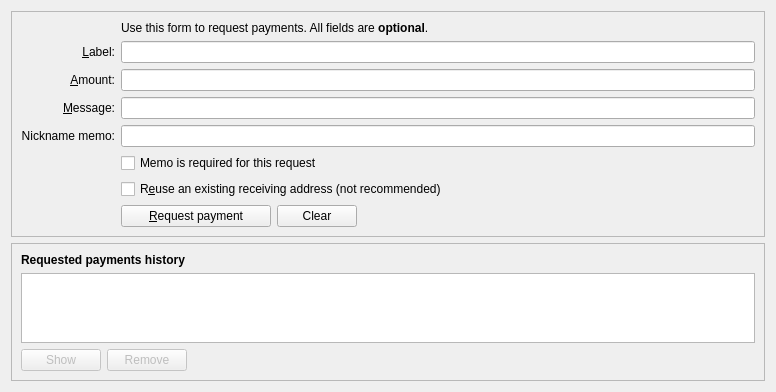
<?xml version="1.0" encoding="UTF-8"?>
<ui version="4.0">
 <class>ReceiveCoinsDialog</class>
 <widget class="QWidget" name="ReceiveCoinsDialog">
  <property name="geometry">
   <rect>
    <x>0</x>
    <y>0</y>
    <width>776</width>
    <height>364</height>
   </rect>
  </property>
  <layout class="QVBoxLayout" name="verticalLayout" stretch="0,0,1">
   <item>
    <widget class="QFrame" name="frame2">
     <property name="sizePolicy">
      <sizepolicy hsizetype="Preferred" vsizetype="Expanding">
       <horstretch>0</horstretch>
       <verstretch>0</verstretch>
      </sizepolicy>
     </property>
     <property name="frameShape">
      <enum>QFrame::StyledPanel</enum>
     </property>
     <property name="frameShadow">
      <enum>QFrame::Sunken</enum>
     </property>
     <layout class="QVBoxLayout" name="verticalLayout_3">
      <item>
       <layout class="QGridLayout" name="gridLayout">
        <item row="9" column="2">
         <widget class="QCheckBox" name="reuseAddress">
          <property name="toolTip">
           <string>Reuse one of the previously used receiving addresses. Reusing addresses has security and privacy issues. Do not use this unless re-generating a payment request made before.</string>
          </property>
          <property name="text">
           <string>R&amp;euse an existing receiving address (not recommended)</string>
          </property>
         </widget>
        </item>
        <item row="9" column="0">
         <widget class="QLabel" name="label_4">
          <property name="text">
           <string/>
          </property>
         </widget>
        </item>
        <item row="6" column="0">
         <widget class="QLabel" name="label_3">
          <property name="toolTip">
           <string>An optional message to attach to the payment request, which will be displayed when the request is opened. Note: The message will not be sent with the payment over the BIT network.</string>
          </property>
          <property name="text">
           <string>&amp;Message:</string>
          </property>
          <property name="alignment">
           <set>Qt::AlignRight|Qt::AlignTrailing|Qt::AlignVCenter</set>
          </property>
          <property name="buddy">
           <cstring>reqMessage</cstring>
          </property>
         </widget>
        </item>
        <item row="4" column="2">
         <widget class="QLineEdit" name="reqLabel">
          <property name="toolTip">
           <string>An optional label to associate with the new receiving address.</string>
          </property>
         </widget>
        </item>
        <item row="6" column="2">
         <widget class="QLineEdit" name="reqMessage">
          <property name="toolTip">
           <string>An optional message to attach to the payment request, which will be displayed when the request is opened. Note: The message will not be sent with the payment over the BIT network.</string>
          </property>
         </widget>
        </item>
        <item row="7" column="0">
         <widget class="QLabel" name="labelNicknameMemo">
          <property name="toolTip">
           <string>Optional memo/tag for nickname payment requests. Some services use it to route deposits.</string>
          </property>
          <property name="text">
           <string>Nickname memo:</string>
          </property>
          <property name="alignment">
           <set>Qt::AlignRight|Qt::AlignTrailing|Qt::AlignVCenter</set>
          </property>
          <property name="buddy">
           <cstring>reqNicknameMemo</cstring>
          </property>
         </widget>
        </item>
        <item row="7" column="2">
         <widget class="QLineEdit" name="reqNicknameMemo">
          <property name="toolTip">
           <string>Optional memo/tag for nickname payment requests. Some services use it to route deposits.</string>
          </property>
          <property name="maxLength">
           <number>48</number>
          </property>
         </widget>
        </item>
        <item row="8" column="2">
         <widget class="QCheckBox" name="reqNicknameMemoRequired">
          <property name="toolTip">
           <string>Mark memo as required for this payment request (receiver can reject payments without memo).</string>
          </property>
          <property name="text">
           <string>Memo is required for this request</string>
          </property>
         </widget>
        </item>
        <item row="2" column="2">
         <widget class="QLabel" name="label_5">
          <property name="text">
           <string>Use this form to request payments. All fields are &lt;b&gt;optional&lt;/b&gt;.</string>
          </property>
         </widget>
        </item>
        <item row="4" column="0">
         <widget class="QLabel" name="label_2">
          <property name="toolTip">
           <string>An optional label to associate with the new receiving address.</string>
          </property>
          <property name="text">
           <string>&amp;Label:</string>
          </property>
          <property name="alignment">
           <set>Qt::AlignRight|Qt::AlignTrailing|Qt::AlignVCenter</set>
          </property>
          <property name="buddy">
           <cstring>reqLabel</cstring>
          </property>
         </widget>
        </item>
        <item row="5" column="0">
         <widget class="QLabel" name="label">
          <property name="toolTip">
           <string>An optional amount to request. Leave this empty or zero to not request a specific amount.</string>
          </property>
          <property name="text">
           <string>&amp;Amount:</string>
          </property>
          <property name="alignment">
           <set>Qt::AlignRight|Qt::AlignTrailing|Qt::AlignVCenter</set>
          </property>
          <property name="buddy">
           <cstring>reqAmount</cstring>
          </property>
         </widget>
        </item>
        <item row="5" column="2">
         <widget class="BitcoinAmountField" name="reqAmount">
          <property name="minimumSize">
           <size>
            <width>80</width>
            <height>0</height>
           </size>
          </property>
          <property name="toolTip">
           <string>An optional amount to request. Leave this empty or zero to not request a specific amount.</string>
          </property>
         </widget>
        </item>
        <item row="10" column="2">
         <layout class="QHBoxLayout" name="horizontalLayout">
          <item>
           <widget class="QPushButton" name="receiveButton">
            <property name="minimumSize">
             <size>
              <width>150</width>
              <height>0</height>
             </size>
            </property>
            <property name="text">
             <string>&amp;Request payment</string>
            </property>
            <property name="icon">
             <iconset resource="../bitcoin.qrc">
              <normaloff>:/icons/receiving_addresses</normaloff>:/icons/receiving_addresses</iconset>
            </property>
           </widget>
          </item>
          <item>
           <widget class="QPushButton" name="clearButton">
            <property name="sizePolicy">
             <sizepolicy hsizetype="Minimum" vsizetype="Fixed">
              <horstretch>0</horstretch>
              <verstretch>0</verstretch>
             </sizepolicy>
            </property>
            <property name="toolTip">
             <string>Clear all fields of the form.</string>
            </property>
            <property name="text">
             <string>Clear</string>
            </property>
            <property name="icon">
             <iconset resource="../bitcoin.qrc">
              <normaloff>:/icons/remove</normaloff>:/icons/remove</iconset>
            </property>
            <property name="autoDefault">
             <bool>false</bool>
            </property>
           </widget>
          </item>
          <item>
           <spacer name="horizontalSpacer">
            <property name="orientation">
             <enum>Qt::Horizontal</enum>
            </property>
            <property name="sizeHint" stdset="0">
             <size>
              <width>40</width>
              <height>20</height>
             </size>
            </property>
           </spacer>
          </item>
         </layout>
        </item>
        <item row="10" column="0">
         <widget class="QLabel" name="label_7">
          <property name="text">
           <string/>
          </property>
         </widget>
        </item>
       </layout>
      </item>
     </layout>
    </widget>
   </item>
   <item>
    <spacer name="verticalSpacer_2">
     <property name="orientation">
      <enum>Qt::Vertical</enum>
     </property>
     <property name="sizeHint" stdset="0">
      <size>
       <width>20</width>
       <height>10</height>
      </size>
     </property>
    </spacer>
   </item>
   <item>
    <widget class="QFrame" name="frame">
     <property name="sizePolicy">
      <sizepolicy hsizetype="Preferred" vsizetype="Expanding">
       <horstretch>0</horstretch>
       <verstretch>0</verstretch>
      </sizepolicy>
     </property>
     <property name="frameShape">
      <enum>QFrame::StyledPanel</enum>
     </property>
     <property name="frameShadow">
      <enum>QFrame::Raised</enum>
     </property>
     <layout class="QVBoxLayout" name="verticalLayout_2">
      <item>
       <widget class="QLabel" name="label_6">
        <property name="font">
         <font>
          <weight>75</weight>
          <bold>true</bold>
         </font>
        </property>
        <property name="text">
         <string>Requested payments history</string>
        </property>
       </widget>
      </item>
      <item>
       <widget class="QTableView" name="recentRequestsView">
        <property name="contextMenuPolicy">
         <enum>Qt::CustomContextMenu</enum>
        </property>
        <property name="tabKeyNavigation">
         <bool>false</bool>
        </property>
        <property name="sortingEnabled">
         <bool>true</bool>
        </property>
       </widget>
      </item>
      <item>
       <layout class="QHBoxLayout" name="horizontalLayout_2">
        <item>
         <widget class="QPushButton" name="showRequestButton">
          <property name="enabled">
           <bool>false</bool>
          </property>
          <property name="toolTip">
           <string>Show the selected request (does the same as double clicking an entry)</string>
          </property>
          <property name="text">
           <string>Show</string>
          </property>
          <property name="icon">
           <iconset resource="../bitcoin.qrc">
            <normaloff>:/icons/edit</normaloff>:/icons/edit</iconset>
          </property>
          <property name="autoDefault">
           <bool>false</bool>
          </property>
         </widget>
        </item>
        <item>
         <widget class="QPushButton" name="removeRequestButton">
          <property name="enabled">
           <bool>false</bool>
          </property>
          <property name="toolTip">
           <string>Remove the selected entries from the list</string>
          </property>
          <property name="text">
           <string>Remove</string>
          </property>
          <property name="icon">
           <iconset resource="../bitcoin.qrc">
            <normaloff>:/icons/remove</normaloff>:/icons/remove</iconset>
          </property>
          <property name="autoDefault">
           <bool>false</bool>
          </property>
         </widget>
        </item>
        <item>
         <spacer name="horizontalSpacer_2">
          <property name="orientation">
           <enum>Qt::Horizontal</enum>
          </property>
          <property name="sizeHint" stdset="0">
           <size>
            <width>40</width>
            <height>20</height>
           </size>
          </property>
         </spacer>
        </item>
       </layout>
      </item>
     </layout>
    </widget>
   </item>
  </layout>
 </widget>
 <customwidgets>
  <customwidget>
   <class>BitcoinAmountField</class>
   <extends>QLineEdit</extends>
   <header>bitcoinamountfield.h</header>
   <container>1</container>
  </customwidget>
 </customwidgets>
 <tabstops>
  <tabstop>reqLabel</tabstop>
  <tabstop>reqAmount</tabstop>
  <tabstop>reqMessage</tabstop>
  <tabstop>reuseAddress</tabstop>
  <tabstop>receiveButton</tabstop>
  <tabstop>clearButton</tabstop>
  <tabstop>recentRequestsView</tabstop>
  <tabstop>showRequestButton</tabstop>
  <tabstop>removeRequestButton</tabstop>
 </tabstops>
 <resources>
  <include location="../bitcoin.qrc"/>
 </resources>
 <connections/>
</ui>
